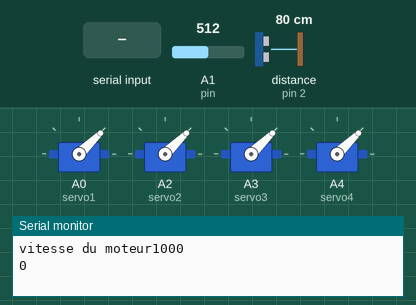
This sketch was run on a simulated Arduino Uno, built with avr-gcc and run on an emulated ATmega328P. Parts: 4 × servo, the last lines printed to the serial monitor. The inputs (shaded band) are chosen by the test bench; at power-on: distance to the obstacle (sensor on pin 2) 80 cm, A1 (pin) = 512.

Above: at 3.2 s.
3.3 s: "90\n" received over Serial
At 3.7 s:
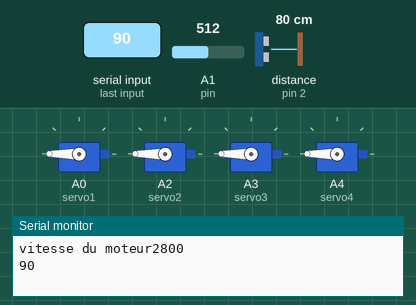
4.8 s: distance to the obstacle (sensor on pin 2) set to 120 cm
7.8 s: A1 (pin) set to 85
9.3 s: A1 (pin) set to 76
10.9 s: byte 10 ('\n') received over Serial
At 12.0 s:
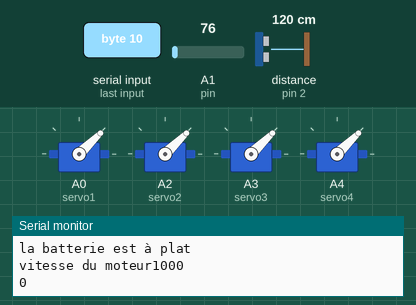
13.9 s: "1\n" received over Serial
At 15.1 s:
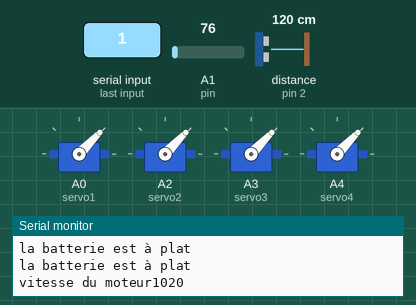
Timing chart, 0 to 16.9 s (numbered marks = the images above; inputs shaded):
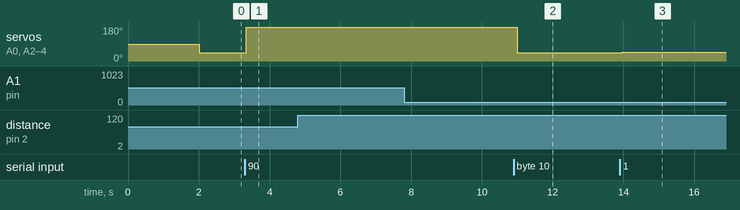

Measured:
- after the input at 3.3 s, servo on A0 (servo1), servo on A2 (servo2), servo on A3 (servo3), servo on A4 (servo4): 44° → 180° at once
- after the input at 10.9 s, servo on A0 (servo1), servo on A2 (servo2), servo on A3 (servo3), servo on A4 (servo4): 180° → 44° after 0.10 s
- after the input at 13.9 s, servo on A0 (servo1), servo on A2 (servo2), servo on A3 (servo3), servo on A4 (servo4): 44° → 46° after 0.06 s

The sketch:

code_drone_14_06.ino
```cpp
#include <Servo.h>
#include <Ultrasonic.h>   //voir si utile car def dans distance.cpp
#include "distance.h"
#include "batterie.h"
#include "fonction.h"

int vitesseActuelle=0;    // Vitesse actuelle du moteur
int vitesseEnReception=0; // Vitesse en cours de réception
float tempoEcriture=0;
Servo servo1;
Servo servo2;
Servo servo3;
Servo servo4;
int a =0;


void INITIALISATION(){   //-------------- initialisation des moteurs--------------//
  unsigned long tempsCourant=millis();
  long temps=0;


  if(TENSIONSHECK()==1){
    Serial.println("la batterie n'est pas branchée oue st à plat");
  }
  else{

    while(millis()<=2000) {//initialisation des esc puissance max pendant 2000 Ms
      if(tempsCourant-temps>10){
        servo1.writeMicroseconds(1964);
        servo2.writeMicroseconds(1964);
        servo3.writeMicroseconds(1964);
        servo4.writeMicroseconds(1964);
        Serial.println("vitesse du moteur 1964 ");
        temps=tempsCourant;
      }
    }

    while(millis()<=4000){ //initialisation des esc au minimum pendant 2000 Ms
      if(tempsCourant-temps>10){
        servo1.writeMicroseconds(960);
        servo2.writeMicroseconds(960);
        servo3.writeMicroseconds(960);
        servo4.writeMicroseconds(960);
        Serial.println("vitesse du moteur 960 ");
        a=0;
        temps=tempsCourant;
      }
      if (a==0){
        a=1;
        Serial.println("Initialisation OK. Ready to flight up pour un decolage manuel pour la saisie");
      }
    }
  }
}

  void setup(){
    //------------Partie batterie-----------//
 void INIT_BATTERIE();


    //----------Partie Moteur-----------//
    delay(1000);
    servo1.attach(A0);
    servo2.attach(A2);
    servo3.attach(A3);
    servo4.attach(A4);
    Serial.begin(9600);
    vitesseActuelle = 0;
    vitesseEnReception = 0;
    tempoEcriture = 0;
    Serial.println("fin du setup ");
    Serial.println("Debut de l'initialisation des esc ");
    delay(1000);
    void INITIALISATION();
  }


  void loop() {
    //------Partie batterie---------//

 char inByte =Serial.read();

  Serial.println("saisir la vitesse des hélices");
  while(Serial.available()!='n'){

    // Réccupération du temps actuel :
    unsigned long tempoActuel = millis();

    // Lecture des données du serial si il y en a :
    while (Serial.available() > 0) {
      char inByte = Serial.read();

      // Si l'on reçoit un chiffre, on l'affect à vitesseEnReception
      if ( ( inByte >= '0' ) ){//&& ( inByte <= '9' ) ) {
        vitesseEnReception = ( ( vitesseEnReception * 10 ) + ( inByte - '0' ) );
      }

      // Si on reçoit un \n, on affecte vitesseEnReception à vitesseActuelle
      if ( inByte == '\n' ) {
        // Petite protection pour ne pas affecter n'importe quoi dans vitesseActuelle
        if ( ( vitesseEnReception >= 0 ) && ( vitesseEnReception <= 100 ) ) {
          vitesseActuelle = vitesseEnReception;
        }
        // Puis remise à zero de vitesseEnReception
        vitesseEnReception = 0;
      }

    }
    //---------partie moteur-----------//
    if (TENSIONSHECK()==1){ //si la tension est nul alors pas d'initialisation du drone
      Serial.println("la batterie est à plat");
    }

    else
      if (DISTANCEOK() == true)
        char QUESTION(); //appel de la fonction de question

    if ( ( tempoActuel - tempoEcriture ) >= 80 ){ //voir si un re scale n'est pas envisageable pour fit avec les bornes (12/06/15)

      // Affectation de la vitesse
      // Note : ( 1000 + ( v * 20 ) ) permet d'écrire une vitesse entre 1000 et 2000 si v est entre 0 et 100
      servo1.writeMicroseconds( 1000 + ( vitesseActuelle * 20 ) );
      servo2.writeMicroseconds( 1000 + ( vitesseActuelle * 20 ) );
      servo3.writeMicroseconds( 1000 + ( vitesseActuelle * 20 ) );
      servo4.writeMicroseconds( 1000 + ( vitesseActuelle * 20 ) );
      Serial.print("vitesse du moteur");
      Serial.println(1000 + ( vitesseActuelle * 20 ));
      Serial.println(vitesseActuelle);
      Serial.println(" ");
      tempoEcriture = tempoActuel;
    }
  }
}
```

batterie.cpp
```cpp
#include "batterie.h"
#include "arduino.h"

unsigned long Depart;
const int pin = 15; //ref batterie
float volt;
double tensionbat;
double tensionbatMV;
const int led1 = 8; //led rouge
const int led2 = 9;//led orange
const int led3= 11;//led verte
const int led6=6;//led témoin de branchement verte
const int led7=5;//led témoin de branchement rouge


double TENSION(){   // --------------fonction de calcul tension  ----------------//
  volt = analogRead(pin);  //lecture de la tension de la batterie
  tensionbat = volt * 4.88;
  tensionbatMV=tensionbat/1000;
  return tensionbatMV;
  //Serial.println(tensionbat/1000);
}

int TENSIONSHECK(){ //--------------focntion de shecage de la batterie--------------//

  if(TENSION()< 0.4)//voyant comme quoi la carte ne recoit pas de courants switch off
    return 1;

  if (TENSION() < 500) //batterie très faible
    return 2;

  if (TENSION() < 3000) //moyenne charge
    return 3;

  if (TENSION()  > 4500) //charge maxi de la batterie
    return 4;
}

void VOYANTS_BATTERIE(){
digitalWrite(led1,LOW);//rouge
    digitalWrite(led2,LOW);//orange
    digitalWrite(led3,LOW);//vert
    digitalWrite(led6,LOW);//etat du passage courant ou non
    digitalWrite(led7,LOW);//etat du switch
    if((millis()-Depart)>=1000){

      if (TENSIONSHECK()==1){
        tensionbat=0;
        digitalWrite(led7,HIGH);
        Depart=millis();
      }

      if(TENSIONSHECK()==2){
        digitalWrite(led1,HIGH);
        digitalWrite(led6,HIGH);
        digitalWrite(led7,LOW);
        Depart=millis();
      }

      if(TENSIONSHECK()==3){
        digitalWrite(led1,HIGH);
        digitalWrite(led2,HIGH);
        digitalWrite(led6,HIGH);
        digitalWrite(led7,LOW);
        Depart=millis();
      }

      if(TENSIONSHECK()==4){
        digitalWrite(led1,HIGH);
        digitalWrite(led2,HIGH);
        digitalWrite(led3,HIGH);
        digitalWrite(led6,HIGH);
        digitalWrite(led7,LOW);
        Depart=millis();
      }
    }
}

void INIT_BATTERIE(){
     Depart = millis();
    pinMode(pin, INPUT);
    pinMode(led1,OUTPUT);
    pinMode(led2,OUTPUT);
    pinMode(led3,OUTPUT);
    pinMode(led6,OUTPUT);
    pinMode(led7,OUTPUT);
  }
```

batterie.h
```cpp
double TENSION();
int TENSIONSHECK();
void VOYANT_BATTERIE();
```

distance.cpp
```cpp
#include "Ultrasonic.h"

// définition des broches utilisées
Ultrasonic monCapteur(3,2);
int maDistance=0;
 int distanceMin=10;
 int distanceMax=40;

/*        cette partie est à inclure dans le code main
void setup()
{
  Serial.begin(9600);
}

void loop()
{
  unsigned long tempoActuel = millis();

   if ( ( tempoActuel - tempoEcriture ) >= 10 ){
  if(DISTANCELOIN()==true){
  Serial.println("PAS DE PROBLEME plus de 20cm");
  //Serial.println(maDistance);
}
  else if(DISTANCEPROCHE()==true){
  Serial.println("ATTENTION moins de 10cm ");
  //Serial.println(maDistance);
}
  else if (DISTANCEOK()==true){
  Serial.println("DANS LA ZONE DE COMFORT on est bon");
  //Serial.println(maDistance);
}
  else{
  Serial.println("oups");
 // Serial.println(maDistance);
  }

   tempoEcriture = tempoActuel;
   }

}
*/

float DISTANCE(){//traitement des données recus pour éviter les erreurs
unsigned long duree=millis(); //permet de savoir combien de temps on met à recevoir la distance
unsigned long temps=0;
  maDistance = monCapteur.convert( monCapteur.timing(), 1 );
  duree=millis()- duree;
  if(duree > 10){   //au 15/06 n'a pas l'air de fonctionner
    return 100;       //créer un blocage du capteur à une distance max egale à 100 ici fictive
  Serial.println(maDistance);
}                  //nous sert à pas ce faire niquer des temps de réponses trop long
  else{
  //Serial.println(maDistance);
  return maDistance;
  }
}

bool DISTANCEOK(){

if (distanceMin < DISTANCE() <= distanceMax)
  return true;
     else
  return false;

 }

 bool DISTANCEPROCHE(){
  if (DISTANCE() <= distanceMin)
       return true;
    else
       return false;
 }

 bool DISTANCELOIN()
{
 if(DISTANCE() > distanceMax)
      return true;
   else
      return false;
}
```

distance.h
```cpp
bool DISTANCEOK();
bool DISTANCEPROCHE();
bool DISTANCELOIN();
float DISTANCE();
```

fonction.cpp
```cpp
#include "fonction.h"
#include "arduino.h"
```

fonction.h
```cpp

```

main.cpp
```cpp
#include <Servo.h>
#include "Arduino.h"
#include "main.h"
#include "distance.h"


int vitesseActuelle=0;    // Vitesse actuelle du moteur
int vitesseEnReception=0; // Vitesse en cours de réception
Servo servo1;
Servo servo2;
Servo servo3;
Servo servo4;
int a =0;
unsigned long tempoEcriture;
//----------Partie batterie--------------//
unsigned long Depart;
const int pin = 15; //ref batterie
float volt;
float tensionbat;
const int led1 = 8; //led rouge
const int led2 = 9;//led orange
const int led3= 11;//led verte
const int led6=6;//led témoin de branchement verte
const int led7=5;//led témoin de branchement rouge

void INITIALISATION(){   //-------------- initialisation des moteurs--------------//
  unsigned long tempsCourant=millis();
  long temps=0;
  volt = analogRead(pin);  //lecture de la tension de la batterie
  tensionbat = volt * 4.88;
  Serial.println(tensionbat/1000);

  if(tensionbat<0.4){
    Serial.println("la batterie n'est pas branchée oue st à plat");
  }
  else{

    while(millis()<=2000) {//initialisation des esc puissance max pendant 2000 Ms
      if(tempsCourant-temps>10){
        servo1.writeMicroseconds(1964);
        servo2.writeMicroseconds(1964);
        servo3.writeMicroseconds(1964);
        servo4.writeMicroseconds(1964);
        Serial.println("vitesse du moteur 1964 ");
        temps=tempsCourant;
      }
    }

    while(millis()<=4000){ //initialisation des esc au minimum pendant 2000 Ms
      if(tempsCourant-temps>10){
        servo1.writeMicroseconds(960);
        servo2.writeMicroseconds(960);
        servo3.writeMicroseconds(960);
        servo4.writeMicroseconds(960);
        Serial.println("vitesse du moteur 960 ");
        a=0;
        temps=tempsCourant;
      }
      if (a==0){
        a=1;
        Serial.println("Initialisation OK. Ready to flight up pour un decolage manuel pour la saisie");
      }
    }
  }
}

float TENSION(){   // --------------fonction de calcul tension  ----------------//
  volt = analogRead(pin);  //lecture de la tension de la batterie
  tensionbat = volt * 4.88;
  tensionbatMV=tensionbat/1000;
  return tensionbatMV;
  //Serial.println(tensionbat/1000);
}

int TENSIONSHEK(){ //--------------focntion de shecage de la batterie--------------//

  if(TENSION<0.4)//voyant comme quoi la carte ne recoit pas de courants switch off
    return 1;

  if (TENSION<500) //batterie très faible
    return 2;

  if (TENSION<3000) //moyenne charge
    return 3;

  if (TENSION>4500) //charge maxi de la batterie
    return 4;
}

char QUESTION(){ // -------------- demander de lire le moniteur serie--------------//
  char inByte =Serial.read();

  Serial.println("saisir la vitesse des hélices");
  while(Serial.available()!='n'){

    // Réccupération du temps actuel :
    unsigned long tempoActuel = millis();

    // Lecture des données du serial si il y en a :
    while (Serial.available() > 0) {
      char inByte = Serial.read();

      // Si l'on reçoit un chiffre, on l'affect à vitesseEnReception
      if ( ( inByte >= '0' ) ){//&& ( inByte <= '9' ) ) {
        vitesseEnReception = ( ( vitesseEnReception * 10 ) + ( inByte - '0' ) );
      }

      // Si on reçoit un \n, on affecte vitesseEnReception à vitesseActuelle
      if ( inByte == '\n' ) {
        // Petite protection pour ne pas affecter n'importe quoi dans vitesseActuelle
        if ( ( vitesseEnReception >= 0 ) && ( vitesseEnReception <= 100 ) ) {
          vitesseActuelle = vitesseEnReception;
        }
        // Puis remise à zero de vitesseEnReception
        vitesseEnReception = 0;
      }

    }
  }

  void setup(){
    //------------Partie batterie-----------//
    Depart = millis();
    pinMode(pin, INPUT);
    pinMode(led1,OUTPUT);
    pinMode(led2,OUTPUT);
    pinMode(led3,OUTPUT);
    pinMode(led6,OUTPUT);
    pinMode(led7,OUTPUT);

    //----------Partie Moteur-----------//
    delay(1000);
    servo1.attach(A0);
    servo2.attach(A2);
    servo3.attach(A3);
    servo4.attach(A4);
    Serial.begin(9600);
    vitesseActuelle = 0;
    vitesseEnReception = 0;
    tempoEcriture = 0;
    Serial.println("fin du setup ");
    Serial.println("Debut de l'initialisation des esc ");
    delay(1000);
    void INITIALISATION();
  }


  void loop() {
    //------Partie batterie---------//
    digitalWrite(led1,LOW);//rouge
    digitalWrite(led2,LOW);//orange
    digitalWrite(led3,LOW);//vert
    digitalWrite(led6,LOW);//etat du passage courant ou non
    digitalWrite(led7,LOW);//etat du switch
    if((millis()-Depart)>=1000){

      if (TENSIONSHEK()==1){
        tensionbat=0;
        digitalWrite(led7,HIGH);
        Depart=millis();
      }

      if(TENSIONSJEK()==2){
        digitalWrite(led1,HIGH);
        digitalWrite(led6,HIGH);
        digitalWrite(led7,LOW);
        Depart=millis();
      }

      if(TENSIONSHEK()==3){
        digitalWrite(led1,HIGH);
        digitalWrite(led2,HIGH);
        digitalWrite(led6,HIGH);
        digitalWrite(led7,LOW);
        Depart=millis();
      }

      if(TENSIONSHEK()==4){
        digitalWrite(led1,HIGH);
        digitalWrite(led2,HIGH);
        digitalWrite(led3,HIGH);
        digitalWrite(led6,HIGH);
        digitalWrite(led7,LOW);
        Depart=millis();
      }


    }


    //---------partie moteur-----------//
    if (TENSION < 0,4){ //si la tension est nul alors pas d'initialisation du drone
      Serial.println("la batterie est à plat");
    }
    else
      if (DISTANCEOK == true)
        char QUESTION(); //appel de la fonction de question

    if ( ( tempoActuel - tempoEcriture ) >= 80 ){ //voir si un re scale n'est pas envisageable pour fit avec les bornes (12/06/15)

      // Affectation de la vitesse
      // Note : ( 1000 + ( v * 20 ) ) permet d'écrire une vitesse entre 1000 et 2000 si v est entre 0 et 100
      servo1.writeMicroseconds( 1000 + ( vitesseActuelle * 20 ) );
      servo2.writeMicroseconds( 1000 + ( vitesseActuelle * 20 ) );
      servo3.writeMicroseconds( 1000 + ( vitesseActuelle * 20 ) );
      servo4.writeMicroseconds( 1000 + ( vitesseActuelle * 20 ) );
      Serial.print("vitesse du moteur");
      Serial.println(1000 + ( vitesseActuelle * 20 ));
      Serial.println(vitesseActuelle);
      Serial.println(" ");
      tempoEcriture = tempoActuel;
    }
  }
}
```

main.h
```cpp
#include "main.cpp"
#include "Arduino.h"

public void INITIALISATION();
public float TENSION();
public int TENSIONSHEK();
```
